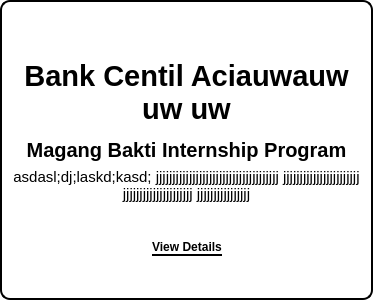
                  <widget class="QGroupBox" name="company3">
                   <property name="sizePolicy">
                    <sizepolicy hsizetype="Fixed" vsizetype="Fixed">
                     <horstretch>0</horstretch>
                     <verstretch>0</verstretch>
                    </sizepolicy>
                   </property>
                   <property name="minimumSize">
                    <size>
                     <width>300</width>
                     <height>300</height>
                    </size>
                   </property>
                   <property name="layoutDirection">
                    <enum>Qt::LeftToRight</enum>
                   </property>
                   <property name="styleSheet">
                    <string notr="true">background-color: white;
border-style:solid;
border-width:2px;
color:white;
border-radius: 10px;
border-color: black;
</string>
                   </property>
                   <property name="title">
                    <string/>
                   </property>
                   <property name="alignment">
                    <set>Qt::AlignCenter</set>
                   </property>
                   <layout class="QVBoxLayout" name="verticalLayout_5">
                    <item>
                     <widget class="QLabel" name="companyLogo_3">
                      <property name="styleSheet">
                       <string notr="true">border:none;
margin: 10px 50px;</string>
                      </property>
                      <property name="text">
                       <string/>
                      </property>
                      <property name="pixmap">
                       <pixmap resource="test.qrc">:/logo/assets/lgobca.jpg</pixmap>
                      </property>
                      <property name="scaledContents">
                       <bool>true</bool>
                      </property>
                     </widget>
                    </item>
                    <item>
                     <widget class="QLabel" name="companyName_3">
                      <property name="sizePolicy">
                       <sizepolicy hsizetype="Preferred" vsizetype="Expanding">
                        <horstretch>0</horstretch>
                        <verstretch>0</verstretch>
                       </sizepolicy>
                      </property>
                      <property name="font">
                       <font>
                        <pointsize>22</pointsize>
                        <weight>75</weight>
                        <bold>true</bold>
                       </font>
                      </property>
                      <property name="styleSheet">
                       <string notr="true">border:none;
color:black;
</string>
                      </property>
                      <property name="text">
                       <string>Bank Centil Aciauwauw uw uw</string>
                      </property>
                      <property name="alignment">
                       <set>Qt::AlignCenter</set>
                      </property>
                      <property name="wordWrap">
                       <bool>true</bool>
                      </property>
                     </widget>
                    </item>
                    <item>
                     <widget class="QLabel" name="companyInternship_3">
                      <property name="font">
                       <font>
                        <pointsize>15</pointsize>
                        <weight>75</weight>
                        <bold>true</bold>
                       </font>
                      </property>
                      <property name="styleSheet">
                       <string notr="true">border:none;
color:black;
</string>
                      </property>
                      <property name="text">
                       <string>Magang Bakti Internship Program</string>
                      </property>
                      <property name="alignment">
                       <set>Qt::AlignCenter</set>
                      </property>
                      <property name="wordWrap">
                       <bool>true</bool>
                      </property>
                     </widget>
                    </item>
                    <item>
                     <widget class="QLabel" name="companyAddress_3">
                      <property name="font">
                       <font>
                        <pointsize>11</pointsize>
                        <weight>50</weight>
                        <bold>false</bold>
                       </font>
                      </property>
                      <property name="styleSheet">
                       <string notr="true">border:none;
color:black;
</string>
                      </property>
                      <property name="text">
                       <string>asdasl;dj;laskd;kasd; jjjjjjjjjjjjjjjjjjjjjjjjjjjjjjjjjjjjj jjjjjjjjjjjjjjjjjjjjjjj jjjjjjjjjjjjjjjjjjjjj jjjjjjjjjjjjjjjj</string>
                      </property>
                      <property name="alignment">
                       <set>Qt::AlignCenter</set>
                      </property>
                      <property name="wordWrap">
                       <bool>true</bool>
                      </property>
                     </widget>
                    </item>
                    <item>
                     <widget class="QGroupBox" name="companyDetails_3">
                      <property name="sizePolicy">
                       <sizepolicy hsizetype="Expanding" vsizetype="Expanding">
                        <horstretch>0</horstretch>
                        <verstretch>0</verstretch>
                       </sizepolicy>
                      </property>
                      <property name="styleSheet">
                       <string notr="true">border:none;</string>
                      </property>
                      <property name="title">
                       <string/>
                      </property>
                      <layout class="QHBoxLayout" name="horizontalLayout_10">
                       <item>
                        <widget class="QGroupBox" name="blankLeft_3">
                         <property name="sizePolicy">
                          <sizepolicy hsizetype="Expanding" vsizetype="Expanding">
                           <horstretch>0</horstretch>
                           <verstretch>0</verstretch>
                          </sizepolicy>
                         </property>
                         <property name="styleSheet">
                          <string notr="true">border:none;</string>
                         </property>
                         <property name="title">
                          <string/>
                         </property>
                        </widget>
                       </item>
                       <item>
                        <widget class="QPushButton" name="viewDetailsButton_3">
                         <property name="sizePolicy">
                          <sizepolicy hsizetype="Fixed" vsizetype="Fixed">
                           <horstretch>0</horstretch>
                           <verstretch>0</verstretch>
                          </sizepolicy>
                         </property>
                         <property name="font">
                          <font>
                           <weight>75</weight>
                           <italic>false</italic>
                           <bold>true</bold>
                           <underline>false</underline>
                          </font>
                         </property>
                         <property name="toolTipDuration">
                          <number>0</number>
                         </property>
                         <property name="layoutDirection">
                          <enum>Qt::RightToLeft</enum>
                         </property>
                         <property name="styleSheet">
                          <string notr="true">border:none;
color:black;
padding-bottom: 0px;
border-bottom: 2px solid black;
border-radius: 0px;</string>
                         </property>
                         <property name="text">
                          <string>View Details</string>
                         </property>
                         <property name="icon">
                          <iconset resource="test.qrc">
                           <normaloff>:/logo/assets/right-direction.svg</normaloff>:/logo/assets/right-direction.svg</iconset>
                         </property>
                        </widget>
                       </item>
                       <item>
                        <widget class="QGroupBox" name="blankRight_3">
                         <property name="sizePolicy">
                          <sizepolicy hsizetype="Expanding" vsizetype="Expanding">
                           <horstretch>0</horstretch>
                           <verstretch>0</verstretch>
                          </sizepolicy>
                         </property>
                         <property name="styleSheet">
                          <string notr="true">border:none;</string>
                         </property>
                         <property name="title">
                          <string/>
                         </property>
                        </widget>
                       </item>
                      </layout>
                     </widget>
                    </item>
                   </layout>
                  </widget>
